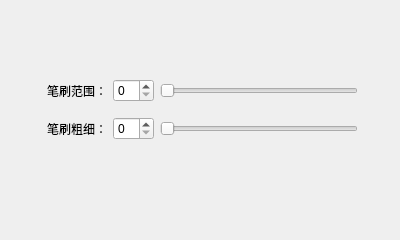
<?xml version="1.0" encoding="UTF-8"?>
<ui version="4.0">
 <class>paintDialog</class>
 <widget class="QDialog" name="paintDialog">
  <property name="geometry">
   <rect>
    <x>0</x>
    <y>0</y>
    <width>400</width>
    <height>240</height>
   </rect>
  </property>
  <property name="windowTitle">
   <string>Dialog</string>
  </property>
  <widget class="QWidget" name="gridLayoutWidget">
   <property name="geometry">
    <rect>
     <x>47</x>
     <y>70</y>
     <width>311</width>
     <height>80</height>
    </rect>
   </property>
   <layout class="QGridLayout" name="gridLayout">
    <item row="0" column="0">
     <widget class="QLabel" name="label">
      <property name="text">
       <string>笔刷范围：</string>
      </property>
     </widget>
    </item>
    <item row="0" column="1">
     <widget class="QSpinBox" name="spinBox"/>
    </item>
    <item row="0" column="2">
     <widget class="QSlider" name="horizontalSlider">
      <property name="orientation">
       <enum>Qt::Horizontal</enum>
      </property>
     </widget>
    </item>
    <item row="1" column="0">
     <widget class="QLabel" name="label_2">
      <property name="text">
       <string>笔刷粗细：</string>
      </property>
     </widget>
    </item>
    <item row="1" column="1">
     <widget class="QSpinBox" name="spinBox_2"/>
    </item>
    <item row="1" column="2">
     <widget class="QSlider" name="horizontalSlider_2">
      <property name="orientation">
       <enum>Qt::Horizontal</enum>
      </property>
     </widget>
    </item>
   </layout>
  </widget>
 </widget>
 <resources/>
 <connections/>
</ui>
